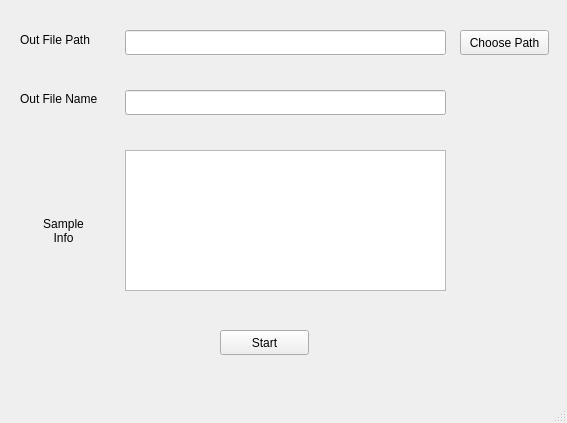
<?xml version="1.0" encoding="UTF-8"?>
<ui version="4.0">
 <class>MainWindow</class>
 <widget class="QMainWindow" name="MainWindow">
  <property name="geometry">
   <rect>
    <x>0</x>
    <y>0</y>
    <width>567</width>
    <height>423</height>
   </rect>
  </property>
  <property name="windowTitle">
   <string>TGP 261 Single Gauge</string>
  </property>
  <widget class="QWidget" name="centralwidget">
   <widget class="QLabel" name="labelPath">
    <property name="geometry">
     <rect>
      <x>20</x>
      <y>30</y>
      <width>101</width>
      <height>20</height>
     </rect>
    </property>
    <property name="text">
     <string>Out File Path</string>
    </property>
   </widget>
   <widget class="QLineEdit" name="editPath">
    <property name="geometry">
     <rect>
      <x>125</x>
      <y>30</y>
      <width>321</width>
      <height>25</height>
     </rect>
    </property>
    <property name="readOnly">
     <bool>true</bool>
    </property>
   </widget>
   <widget class="QPushButton" name="buttonPath">
    <property name="geometry">
     <rect>
      <x>460</x>
      <y>30</y>
      <width>89</width>
      <height>25</height>
     </rect>
    </property>
    <property name="text">
     <string>Choose Path</string>
    </property>
   </widget>
   <widget class="QLabel" name="labelFileName">
    <property name="geometry">
     <rect>
      <x>20</x>
      <y>90</y>
      <width>101</width>
      <height>17</height>
     </rect>
    </property>
    <property name="text">
     <string>Out File Name</string>
    </property>
   </widget>
   <widget class="QLineEdit" name="editFileName">
    <property name="geometry">
     <rect>
      <x>125</x>
      <y>90</y>
      <width>321</width>
      <height>25</height>
     </rect>
    </property>
    <property name="readOnly">
     <bool>false</bool>
    </property>
   </widget>
   <widget class="QPlainTextEdit" name="editInfo">
    <property name="geometry">
     <rect>
      <x>125</x>
      <y>150</y>
      <width>321</width>
      <height>141</height>
     </rect>
    </property>
   </widget>
   <widget class="QLabel" name="labelInfo">
    <property name="geometry">
     <rect>
      <x>30</x>
      <y>210</y>
      <width>67</width>
      <height>41</height>
     </rect>
    </property>
    <property name="text">
     <string>Sample
Info</string>
    </property>
    <property name="alignment">
     <set>Qt::AlignCenter</set>
    </property>
   </widget>
   <widget class="QPushButton" name="buttonStart">
    <property name="geometry">
     <rect>
      <x>220</x>
      <y>330</y>
      <width>89</width>
      <height>25</height>
     </rect>
    </property>
    <property name="text">
     <string>Start</string>
    </property>
   </widget>
  </widget>
  <widget class="QMenuBar" name="menubar">
   <property name="geometry">
    <rect>
     <x>0</x>
     <y>0</y>
     <width>567</width>
     <height>22</height>
    </rect>
   </property>
  </widget>
  <widget class="QStatusBar" name="statusbar"/>
 </widget>
 <resources/>
 <connections/>
</ui>
